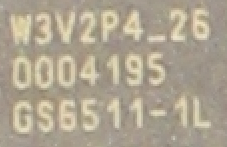
#> input picture images/1.png, 227 x 147 px, found by its file name
$ python main.py
#> lines starting #> are read from the running program, lines starting #| are printed output that depends on the picture; after the words box and inside, x2 and y2 are one past the last pixel; in counts of white or black regions, pixels touching at a corner belong together
from PIL import Image
import pytesseract
import numpy as np


import cv2

from tkinter.filedialog import askopenfilename
from tkinter.filedialog import askdirectory


def ocr_load(filename):
#> called with filename = '/mnt/c/Users/jhuang/Desktop/1.png'
    img = cv2.imread(filename)
#> img is the input picture: shape (147, 227, 3); mean B, G, R 144.6, 164.1, 174.5
    gray = cv2.cvtColor(img, cv2.COLOR_RGB2GRAY)
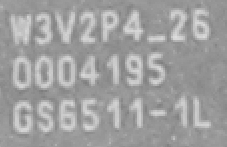
#> gray: shape (147, 227); min 124, max 222, mean 159.5
    gray, img_bin = cv2.threshold(gray,128,255,cv2.THRESH_BINARY | cv2.THRESH_OTSU)
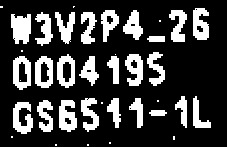
#> img_bin: shape (147, 227); 23.5% white; 38 white regions (13 under 20 px), largest, box (x1, y1, x2, y2) and area: (11, 14, 31, 44) 482, (59, 100, 77, 132) 413, (13, 102, 33, 134) 403
#> gray = 170
    gray = cv2.bitwise_not(img_bin)
    kernel = np.ones((2, 1), np.uint8)
    img = cv2.erode(gray, kernel, iterations=1)
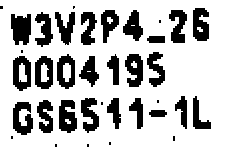
#> img: shape (147, 227); 74.4% white; 36 black regions (11 under 20 px), largest, box (x1, y1, x2, y2) and area: (11, 14, 31, 45) 504, (59, 100, 77, 133) 447, (13, 102, 33, 135) 437
    img = cv2.dilate(img, kernel, iterations=1)
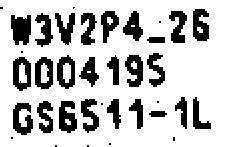
#> img: shape (147, 227); 76.4% white; 36 black regions (11 under 20 px), largest, box (x1, y1, x2, y2) and area: (11, 15, 31, 45) 484, (59, 101, 77, 133) 413, (13, 103, 33, 135) 403
    out_below = pytesseract.image_to_string(img)
    print("OUTPUT:", out_below)

if __name__ == "__main__":
    ocr_load("/mnt/c/Users/jhuang/Desktop/1.png")
#> (the call stopped at in ocr_load, `out_below = pytesseract.image_to_string(img)`: pytesseract is not available in this run)

$ run again, with images/2.png copied over images/1.png
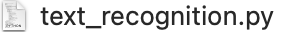
#> input picture images/2.png, 285 x 40 px, found by its file name
#> in ocr_load, img is the input picture: shape (40, 285, 3); min 39, max 255, mean 226.5
#> in ocr_load, `gray, img_bin = cv2.threshold(gray,128,255,cv2.THRESH_BINARY | cv2.THR..`:
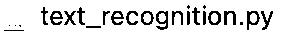
#> img_bin: shape (40, 285); 87.7% white; black in thin lines or dots, all inside (x1, y1, x2, y2) = (4, 5, 273, 31)
#> in ocr_load, `gray, img_bin = cv2.threshold(gray,128,255,cv2.THRESH_BINARY | cv2.THR..`: gray = 155
#> in ocr_load, `img = cv2.dilate(img, kernel, iterations=1)`:
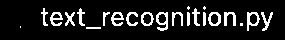
#> img: shape (40, 285); 12.1% white in thin lines or dots, all inside (x1, y1, x2, y2) = (20, 6, 273, 31)

$ run again, with images/3.png copied over images/1.png
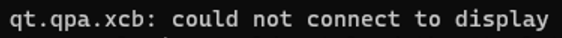
#> input picture images/3.png, 562 x 38 px, found by its file name
#> in ocr_load, img is the input picture: shape (38, 562, 3); min 0, max 215, mean 33.1
#> in ocr_load, `gray, img_bin = cv2.threshold(gray,128,255,cv2.THRESH_BINARY | cv2.THR..`:
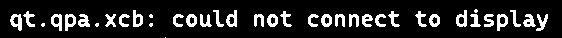
#> img_bin: shape (38, 562); 13.9% white; 38 white regions (6 under 20 px), largest, box (x1, y1, x2, y2) and area: (10, 14, 22, 31) 120, (226, 10, 237, 27) 110, (456, 10, 467, 27) 110
#> in ocr_load, `gray, img_bin = cv2.threshold(gray,128,255,cv2.THRESH_BINARY | cv2.THR..`: gray = 81
#> in ocr_load, `img = cv2.dilate(img, kernel, iterations=1)`:
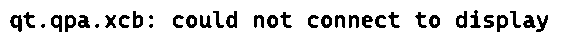
#> img: shape (38, 562); 86.1% white; 36 black regions (4 under 20 px), largest, box (x1, y1, x2, y2) and area: (10, 15, 22, 32) 121, (226, 11, 237, 28) 111, (456, 11, 467, 28) 110

$ run again, with images/4.png copied over images/1.png
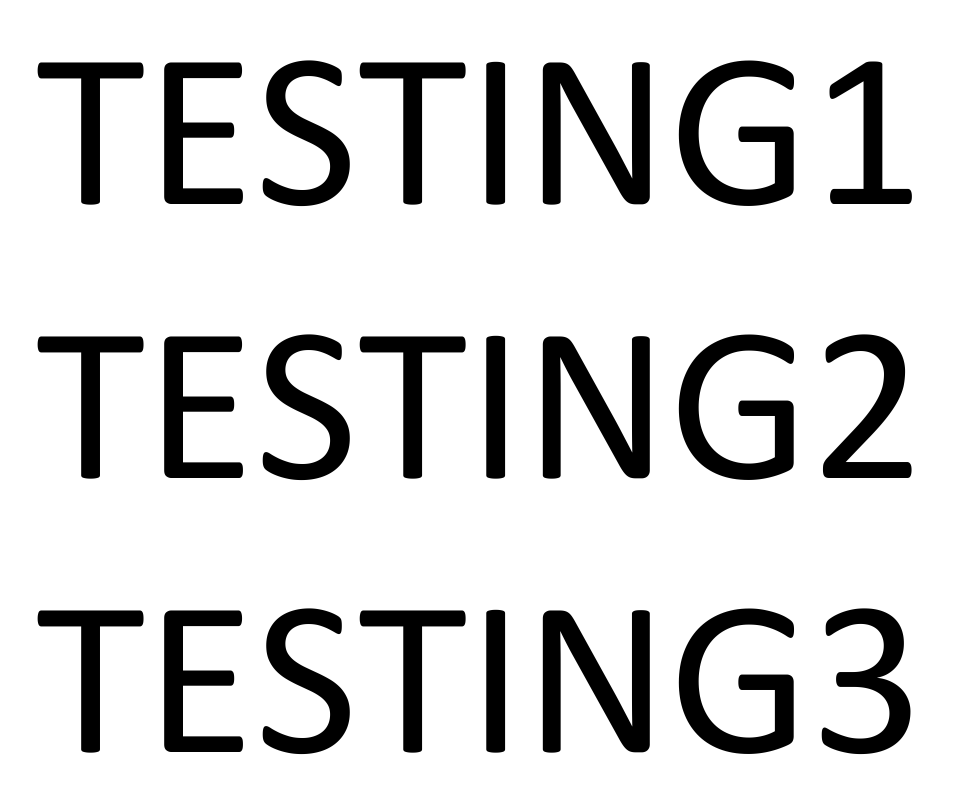
#> input picture images/4.png, 974 x 792 px, found by its file name
#> in ocr_load, img is the input picture: shape (792, 974, 3); min 0, max 255, mean 215.2
#> in ocr_load, `gray, img_bin = cv2.threshold(gray,128,255,cv2.THRESH_BINARY | cv2.THR..`:
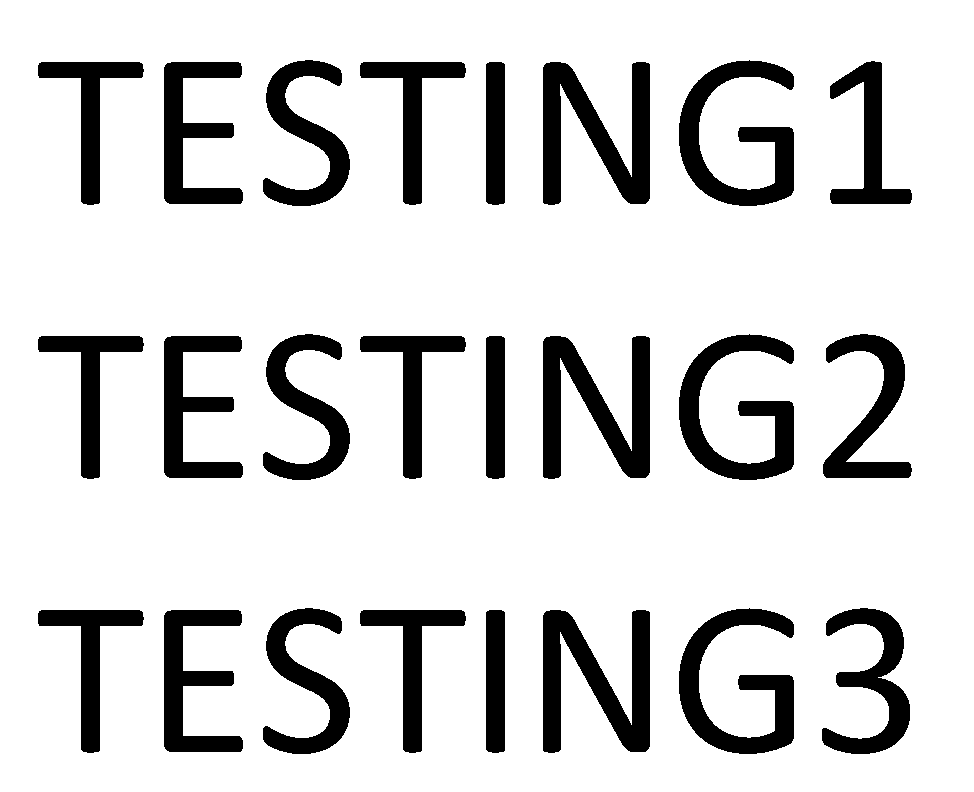
#> img_bin: shape (792, 974); 84.3% white; 24 black regions, largest, box (x1, y1, x2, y2) and area: (543, 62, 650, 205) 7630, (543, 336, 650, 479) 7630, (543, 610, 650, 753) 7630
#> in ocr_load, `gray, img_bin = cv2.threshold(gray,128,255,cv2.THRESH_BINARY | cv2.THR..`: gray = 129
#> in ocr_load, `img = cv2.dilate(img, kernel, iterations=1)`:
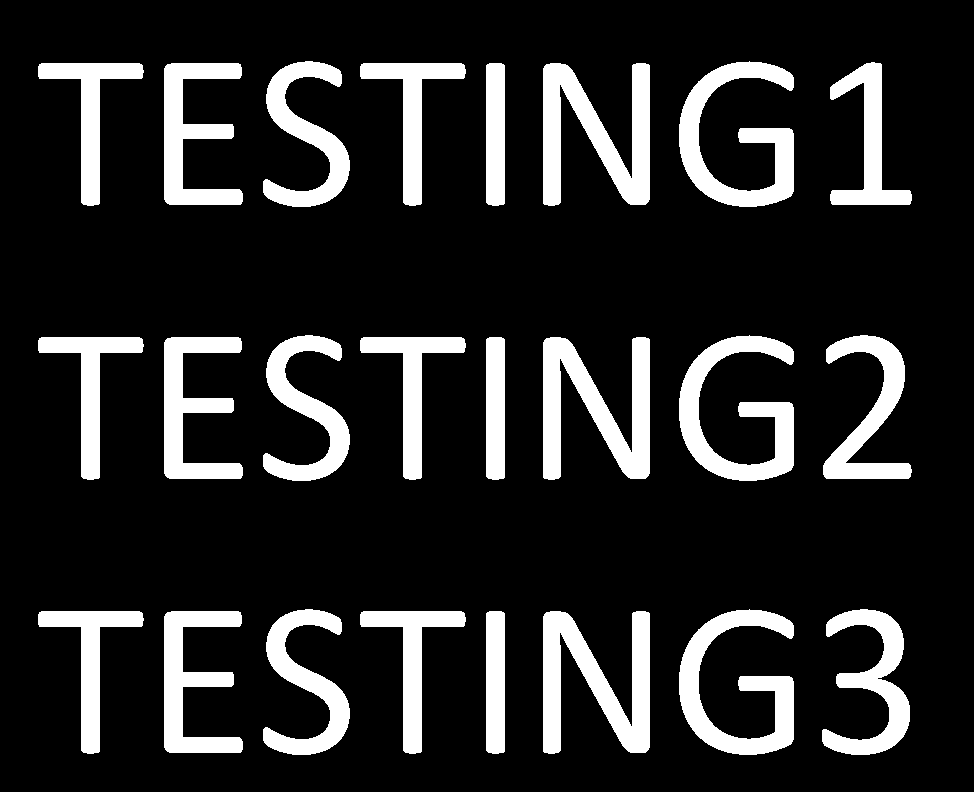
#> img: shape (792, 974); 15.7% white; 24 white regions, largest, box (x1, y1, x2, y2) and area: (543, 63, 650, 206) 7630, (543, 337, 650, 480) 7630, (543, 611, 650, 754) 7630
